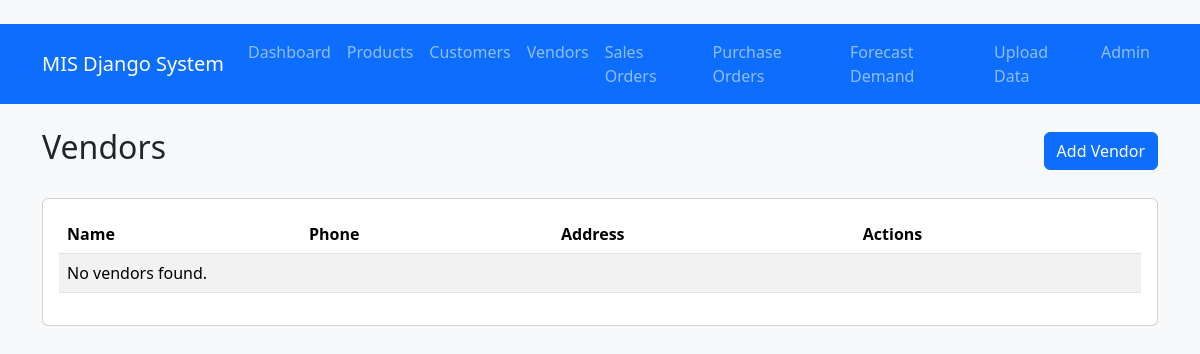
The app's page /vendors/, older data.
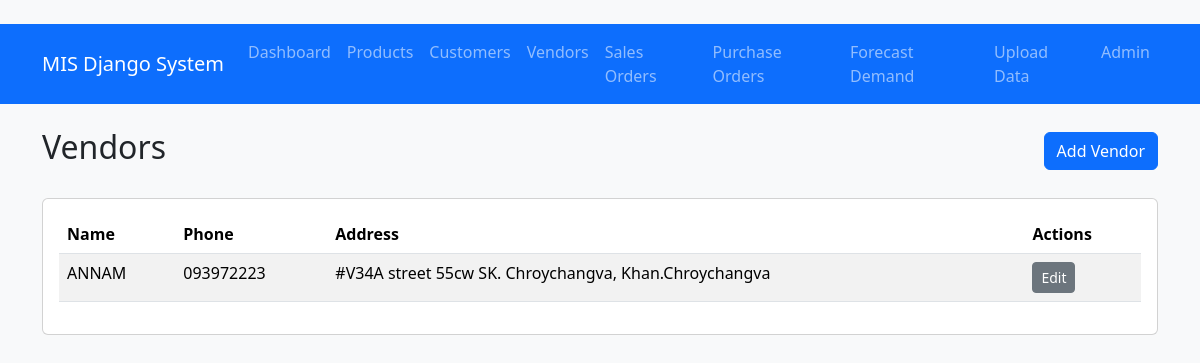
The same page, newer data.
### core/models.py (models this page shows, shortened)
class Vendor(models.Model):
    name = models.CharField(max_length=150)
    phone = models.CharField(max_length=30, blank=True)
    address = models.TextField(blank=True)

### core/views.py (the view)
# urls.py: path("vendors/", views.vendor_list, name="vendor_list"),
def vendor_list(request):
    vendors = Vendor.objects.order_by("name")
    return render(request, "core/vendor_list.html", {"vendors": vendors})

### core/templates/core/vendor_list.html (shortened to what this page needs)
{% extends 'core/base.html' %}
{% block content %}
<div class="d-flex justify-content-between align-items-center mb-4">
  <h2>Vendors</h2>
  <a href="{% url 'vendor_create' %}" class="btn btn-primary">Add Vendor</a>
</div>
<div class="card">
  <div class="card-body">
    <table class="table table-striped">
      <thead>
        <tr>
          <th>Name</th>
          <th>Phone</th>
          <th>Address</th>
          <th>Actions</th>
        </tr>
      </thead>
      <tbody>
        {% for vendor in vendors %}
        <tr>
          <td>{{ vendor.name }}</td>
          <td>{{ vendor.phone }}</td>
          <td>{{ vendor.address }}</td>
          <td>
            <a href="{% url 'vendor_edit' vendor.pk %}" class="btn btn-sm btn-secondary">Edit</a>
          </td>
        </tr>
        {% empty %}
        <tr><td colspan="4">No vendors found.</td></tr>
        {% endfor %}
      </tbody>
    </table>
  </div>
</div>
{% endblock %}

Row changes from the older to the newer data that the page shows:
added Vendor: name "ANNAM", phone "093972223", address "#V34A street 55cw SK. Chroychangva, Khan.Chroychangva"
Text that changed along with them:
text no longer shown: "No vendors found."
